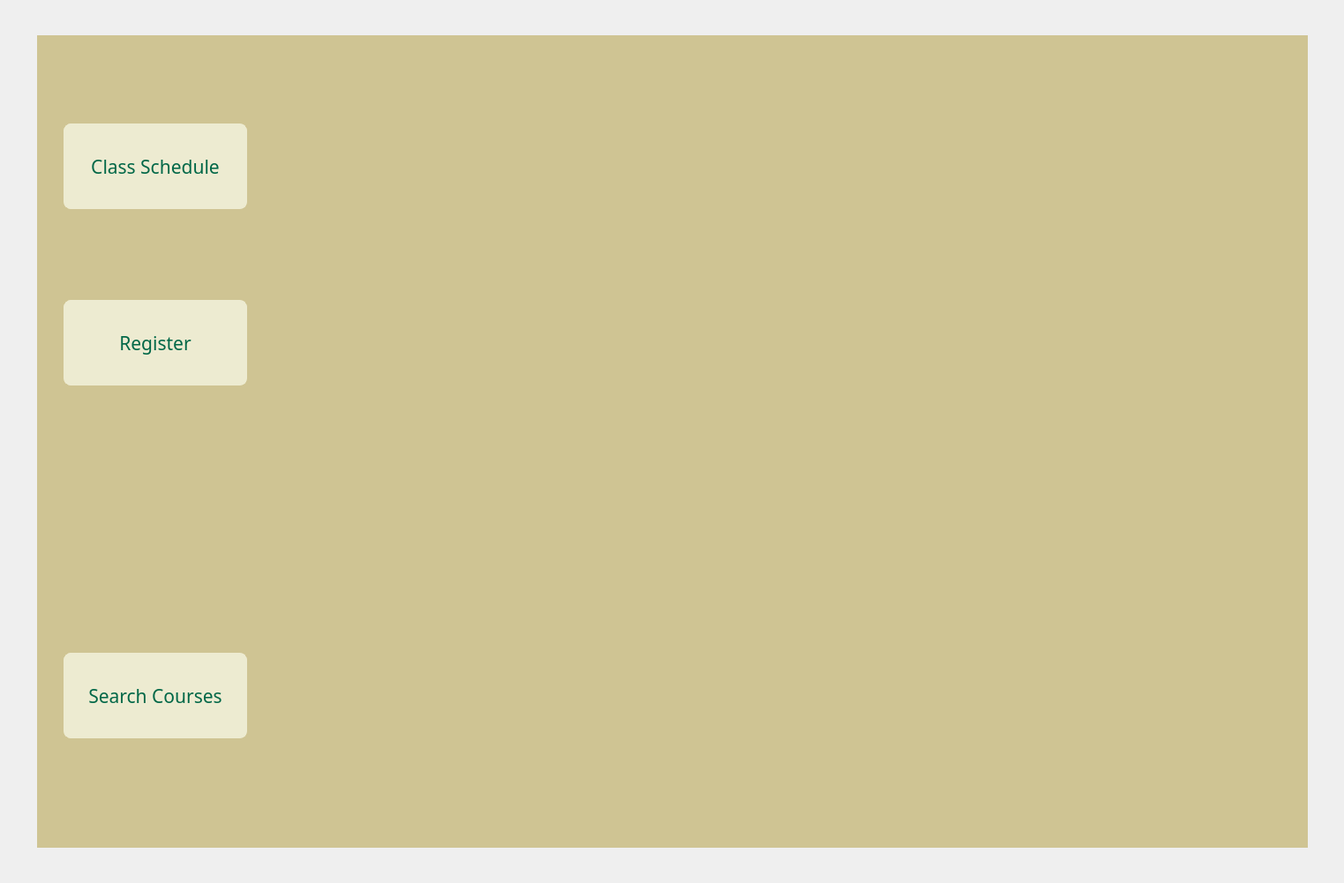
<?xml version="1.0" encoding="UTF-8"?>
<ui version="4.0">
 <class>StudentDisplay</class>
 <widget class="QWidget" name="StudentDisplay">
  <property name="geometry">
   <rect>
    <x>0</x>
    <y>0</y>
    <width>1523</width>
    <height>1001</height>
   </rect>
  </property>
  <property name="sizePolicy">
   <sizepolicy hsizetype="Expanding" vsizetype="Expanding">
    <horstretch>0</horstretch>
    <verstretch>0</verstretch>
   </sizepolicy>
  </property>
  <property name="sizeIncrement">
   <size>
    <width>0</width>
    <height>0</height>
   </size>
  </property>
  <property name="windowTitle">
   <string>Form</string>
  </property>
  <property name="styleSheet">
   <string notr="true"/>
  </property>
  <layout class="QGridLayout" name="gridLayout">
   <property name="sizeConstraint">
    <enum>QLayout::SizeConstraint::SetNoConstraint</enum>
   </property>
   <property name="leftMargin">
    <number>0</number>
   </property>
   <property name="topMargin">
    <number>0</number>
   </property>
   <property name="rightMargin">
    <number>0</number>
   </property>
   <property name="bottomMargin">
    <number>0</number>
   </property>
   <property name="spacing">
    <number>0</number>
   </property>
   <item row="0" column="0">
    <widget class="QWidget" name="CentralWidget" native="true">
     <property name="sizePolicy">
      <sizepolicy hsizetype="Expanding" vsizetype="Expanding">
       <horstretch>0</horstretch>
       <verstretch>0</verstretch>
      </sizepolicy>
     </property>
     <layout class="QGridLayout" name="gridLayout_2">
      <property name="leftMargin">
       <number>0</number>
      </property>
      <property name="topMargin">
       <number>0</number>
      </property>
      <property name="rightMargin">
       <number>0</number>
      </property>
      <property name="bottomMargin">
       <number>0</number>
      </property>
      <property name="spacing">
       <number>0</number>
      </property>
      <item row="0" column="2">
       <spacer name="verticalSpacer">
        <property name="orientation">
         <enum>Qt::Orientation::Vertical</enum>
        </property>
        <property name="sizeType">
         <enum>QSizePolicy::Policy::Expanding</enum>
        </property>
        <property name="sizeHint" stdset="0">
         <size>
          <width>20</width>
          <height>40</height>
         </size>
        </property>
       </spacer>
      </item>
      <item row="1" column="3">
       <spacer name="horizontalSpacer_2">
        <property name="orientation">
         <enum>Qt::Orientation::Horizontal</enum>
        </property>
        <property name="sizeHint" stdset="0">
         <size>
          <width>40</width>
          <height>20</height>
         </size>
        </property>
       </spacer>
      </item>
      <item row="1" column="0">
       <spacer name="horizontalSpacer">
        <property name="orientation">
         <enum>Qt::Orientation::Horizontal</enum>
        </property>
        <property name="sizeHint" stdset="0">
         <size>
          <width>40</width>
          <height>20</height>
         </size>
        </property>
       </spacer>
      </item>
      <item row="1" column="2">
       <widget class="QStackedWidget" name="stackedWidget">
        <property name="sizePolicy">
         <sizepolicy hsizetype="Fixed" vsizetype="Fixed">
          <horstretch>0</horstretch>
          <verstretch>0</verstretch>
         </sizepolicy>
        </property>
        <property name="minimumSize">
         <size>
          <width>1440</width>
          <height>921</height>
         </size>
        </property>
        <property name="maximumSize">
         <size>
          <width>1440</width>
          <height>921</height>
         </size>
        </property>
        <property name="baseSize">
         <size>
          <width>1440</width>
          <height>921</height>
         </size>
        </property>
        <property name="autoFillBackground">
         <bool>false</bool>
        </property>
        <property name="styleSheet">
         <string notr="true">background-color: #CFC493;</string>
        </property>
        <property name="currentIndex">
         <number>2</number>
        </property>
        <widget class="QWidget" name="page_ClassSchedule">
         <property name="styleSheet">
          <string notr="true">QWidget#page_ClassSchedule{ 
	background-image:url(:/assets/ClassSchedule.png);
}</string>
         </property>
         <widget class="QPushButton" name="pushButton_CSReg">
          <property name="geometry">
           <rect>
            <x>30</x>
            <y>300</y>
            <width>208</width>
            <height>97</height>
           </rect>
          </property>
          <property name="sizePolicy">
           <sizepolicy hsizetype="Fixed" vsizetype="Fixed">
            <horstretch>0</horstretch>
            <verstretch>0</verstretch>
           </sizepolicy>
          </property>
          <property name="font">
           <font>
            <family>Inter-VariableFont_opsz,wght</family>
            <pointsize>16</pointsize>
            <italic>false</italic>
            <bold>false</bold>
            <stylestrategy>PreferAntialias</stylestrategy>
           </font>
          </property>
          <property name="cursor">
           <cursorShape>PointingHandCursor</cursorShape>
          </property>
          <property name="autoFillBackground">
           <bool>false</bool>
          </property>
          <property name="styleSheet">
           <string notr="true">QPushButton#pushButton_CSReg {
    font: 16pt 'Inter-VariableFont_opsz,wght';
    color: #006747;
    border-radius: 8px;
	background-color: #EDEBD1;
	border: 1px solid #EDEBD1; 
}

QPushButton#pushButton_CSReg:hover {
    font: 16pt 'Inter-VariableFont_opsz,wght';
    color: white;
    border-radius: 8px;
	background-color: #006747;
	border: 1px solid #006747; 
}</string>
          </property>
          <property name="text">
           <string>Register</string>
          </property>
          <property name="default">
           <bool>false</bool>
          </property>
         </widget>
         <widget class="QPushButton" name="pushButton_CSViewPlans">
          <property name="geometry">
           <rect>
            <x>30</x>
            <y>500</y>
            <width>208</width>
            <height>97</height>
           </rect>
          </property>
          <property name="sizePolicy">
           <sizepolicy hsizetype="Fixed" vsizetype="Fixed">
            <horstretch>0</horstretch>
            <verstretch>0</verstretch>
           </sizepolicy>
          </property>
          <property name="font">
           <font>
            <family>Inter-VariableFont_opsz,wght</family>
            <pointsize>16</pointsize>
            <italic>false</italic>
            <bold>false</bold>
            <stylestrategy>PreferAntialias</stylestrategy>
           </font>
          </property>
          <property name="cursor">
           <cursorShape>PointingHandCursor</cursorShape>
          </property>
          <property name="autoFillBackground">
           <bool>false</bool>
          </property>
          <property name="styleSheet">
           <string notr="true">QPushButton#pushButton_CSViewPlans {
    font: 16pt 'Inter-VariableFont_opsz,wght';
    color: #006747;
    border-radius: 8px;
	background-color: #EDEBD1;
	border: 1px solid #EDEBD1; 
}

QPushButton#pushButton_CSViewPlans:hover {
    font: 16pt 'Inter-VariableFont_opsz,wght';
    color: white;
    border-radius: 8px;
	background-color: #006747;
	border: 1px solid #006747; 
}</string>
          </property>
          <property name="text">
           <string>View Plans</string>
          </property>
          <property name="default">
           <bool>false</bool>
          </property>
          <property name="flat">
           <bool>false</bool>
          </property>
         </widget>
         <widget class="QPushButton" name="pushButton_CSSC">
          <property name="geometry">
           <rect>
            <x>30</x>
            <y>700</y>
            <width>208</width>
            <height>97</height>
           </rect>
          </property>
          <property name="sizePolicy">
           <sizepolicy hsizetype="Fixed" vsizetype="Fixed">
            <horstretch>0</horstretch>
            <verstretch>0</verstretch>
           </sizepolicy>
          </property>
          <property name="font">
           <font>
            <family>Inter-VariableFont_opsz,wght</family>
            <pointsize>16</pointsize>
            <italic>false</italic>
            <bold>false</bold>
            <stylestrategy>PreferAntialias</stylestrategy>
           </font>
          </property>
          <property name="cursor">
           <cursorShape>PointingHandCursor</cursorShape>
          </property>
          <property name="autoFillBackground">
           <bool>false</bool>
          </property>
          <property name="styleSheet">
           <string notr="true">QPushButton#pushButton_CSSC {
    font: 16pt 'Inter-VariableFont_opsz,wght';
    color: #006747;
    border-radius: 8px;
	background-color: #EDEBD1;
	border: 1px solid #EDEBD1; 
}

QPushButton#pushButton_CSSC:hover {
    font: 16pt 'Inter-VariableFont_opsz,wght';
    color: white;
    border-radius: 8px;
	background-color: #006747;
	border: 1px solid #006747; 
}</string>
          </property>
          <property name="text">
           <string>Search Courses</string>
          </property>
          <property name="default">
           <bool>false</bool>
          </property>
         </widget>
        </widget>
        <widget class="QWidget" name="page_Register">
         <property name="styleSheet">
          <string notr="true">QWidget#page_Register{ 
	background-image:url(:/assets/Register.png);
}</string>
         </property>
         <widget class="QPushButton" name="pushButton_RegViewPlans">
          <property name="geometry">
           <rect>
            <x>30</x>
            <y>500</y>
            <width>208</width>
            <height>97</height>
           </rect>
          </property>
          <property name="sizePolicy">
           <sizepolicy hsizetype="Fixed" vsizetype="Fixed">
            <horstretch>0</horstretch>
            <verstretch>0</verstretch>
           </sizepolicy>
          </property>
          <property name="font">
           <font>
            <family>Inter-VariableFont_opsz,wght</family>
            <pointsize>16</pointsize>
            <italic>false</italic>
            <bold>false</bold>
            <stylestrategy>PreferAntialias</stylestrategy>
           </font>
          </property>
          <property name="cursor">
           <cursorShape>PointingHandCursor</cursorShape>
          </property>
          <property name="autoFillBackground">
           <bool>false</bool>
          </property>
          <property name="styleSheet">
           <string notr="true">QPushButton#pushButton_RegViewPlans {
    font: 16pt 'Inter-VariableFont_opsz,wght';
    color: #006747;
    border-radius: 8px;
	background-color: #EDEBD1;
	border: 1px solid #EDEBD1; 
}

QPushButton#pushButton_RegViewPlans:hover {
    font: 16pt 'Inter-VariableFont_opsz,wght';
    color: white;
    border-radius: 8px;
	background-color: #006747;
	border: 1px solid #006747; 
}</string>
          </property>
          <property name="text">
           <string>View Plans</string>
          </property>
          <property name="default">
           <bool>false</bool>
          </property>
          <property name="flat">
           <bool>false</bool>
          </property>
         </widget>
         <widget class="QPushButton" name="pushButton_RegCS">
          <property name="geometry">
           <rect>
            <x>30</x>
            <y>100</y>
            <width>208</width>
            <height>97</height>
           </rect>
          </property>
          <property name="sizePolicy">
           <sizepolicy hsizetype="Fixed" vsizetype="Fixed">
            <horstretch>0</horstretch>
            <verstretch>0</verstretch>
           </sizepolicy>
          </property>
          <property name="font">
           <font>
            <family>Inter-VariableFont_opsz,wght</family>
            <pointsize>16</pointsize>
            <italic>false</italic>
            <bold>false</bold>
            <stylestrategy>PreferAntialias</stylestrategy>
           </font>
          </property>
          <property name="cursor">
           <cursorShape>PointingHandCursor</cursorShape>
          </property>
          <property name="autoFillBackground">
           <bool>false</bool>
          </property>
          <property name="styleSheet">
           <string notr="true">QPushButton#pushButton_RegCS {
    font: 16pt 'Inter-VariableFont_opsz,wght';
    color: #006747;
    border-radius: 8px;
	background-color: #EDEBD1;
	border: 1px solid #EDEBD1; 
}

QPushButton#pushButton_RegCS:hover {
    font: 16pt 'Inter-VariableFont_opsz,wght';
    color: white;
    border-radius: 8px;
	background-color: #006747;
	border: 1px solid #006747; 
}</string>
          </property>
          <property name="text">
           <string>Class Schedule</string>
          </property>
          <property name="default">
           <bool>false</bool>
          </property>
          <property name="flat">
           <bool>false</bool>
          </property>
         </widget>
         <widget class="QPushButton" name="pushButton_RegSC">
          <property name="geometry">
           <rect>
            <x>30</x>
            <y>700</y>
            <width>208</width>
            <height>97</height>
           </rect>
          </property>
          <property name="sizePolicy">
           <sizepolicy hsizetype="Fixed" vsizetype="Fixed">
            <horstretch>0</horstretch>
            <verstretch>0</verstretch>
           </sizepolicy>
          </property>
          <property name="font">
           <font>
            <family>Inter-VariableFont_opsz,wght</family>
            <pointsize>16</pointsize>
            <italic>false</italic>
            <bold>false</bold>
            <stylestrategy>PreferAntialias</stylestrategy>
           </font>
          </property>
          <property name="cursor">
           <cursorShape>PointingHandCursor</cursorShape>
          </property>
          <property name="autoFillBackground">
           <bool>false</bool>
          </property>
          <property name="styleSheet">
           <string notr="true">QPushButton#pushButton_RegSC {
    font: 16pt 'Inter-VariableFont_opsz,wght';
    color: #006747;
    border-radius: 8px;
	background-color: #EDEBD1;
	border: 1px solid #EDEBD1; 
}

QPushButton#pushButton_RegSC:hover {
    font: 16pt 'Inter-VariableFont_opsz,wght';
    color: white;
    border-radius: 8px;
	background-color: #006747;
	border: 1px solid #006747; 
}</string>
          </property>
          <property name="text">
           <string>Search Courses</string>
          </property>
          <property name="default">
           <bool>false</bool>
          </property>
          <property name="flat">
           <bool>false</bool>
          </property>
         </widget>
        </widget>
        <widget class="QWidget" name="page_ViewPlans">
         <property name="styleSheet">
          <string notr="true">QWidget#page_ViewPlans{ 
	background-image:url(:/assets/ViewPlans.png);
}</string>
         </property>
         <widget class="QPushButton" name="pushButton_VPSC">
          <property name="geometry">
           <rect>
            <x>30</x>
            <y>700</y>
            <width>208</width>
            <height>97</height>
           </rect>
          </property>
          <property name="sizePolicy">
           <sizepolicy hsizetype="Fixed" vsizetype="Fixed">
            <horstretch>0</horstretch>
            <verstretch>0</verstretch>
           </sizepolicy>
          </property>
          <property name="font">
           <font>
            <family>Inter-VariableFont_opsz,wght</family>
            <pointsize>16</pointsize>
            <italic>false</italic>
            <bold>false</bold>
            <stylestrategy>PreferAntialias</stylestrategy>
           </font>
          </property>
          <property name="cursor">
           <cursorShape>PointingHandCursor</cursorShape>
          </property>
          <property name="autoFillBackground">
           <bool>false</bool>
          </property>
          <property name="styleSheet">
           <string notr="true">QPushButton#pushButton_VPSC {
    font: 16pt 'Inter-VariableFont_opsz,wght';
    color: #006747;
    border-radius: 8px;
	background-color: #EDEBD1;
	border: 1px solid #EDEBD1; 
}

QPushButton#pushButton_VPSC:hover {
    font: 16pt 'Inter-VariableFont_opsz,wght';
    color: white;
    border-radius: 8px;
	background-color: #006747;
	border: 1px solid #006747; 
}</string>
          </property>
          <property name="text">
           <string>Search Courses</string>
          </property>
          <property name="default">
           <bool>false</bool>
          </property>
          <property name="flat">
           <bool>false</bool>
          </property>
         </widget>
         <widget class="QPushButton" name="pushButton_VPReg">
          <property name="geometry">
           <rect>
            <x>30</x>
            <y>300</y>
            <width>208</width>
            <height>97</height>
           </rect>
          </property>
          <property name="sizePolicy">
           <sizepolicy hsizetype="Fixed" vsizetype="Fixed">
            <horstretch>0</horstretch>
            <verstretch>0</verstretch>
           </sizepolicy>
          </property>
          <property name="font">
           <font>
            <family>Inter-VariableFont_opsz,wght</family>
            <pointsize>16</pointsize>
            <italic>false</italic>
            <bold>false</bold>
            <stylestrategy>PreferAntialias</stylestrategy>
           </font>
          </property>
          <property name="cursor">
           <cursorShape>PointingHandCursor</cursorShape>
          </property>
          <property name="autoFillBackground">
           <bool>false</bool>
          </property>
          <property name="styleSheet">
           <string notr="true">QPushButton#pushButton_VPReg {
    font: 16pt 'Inter-VariableFont_opsz,wght';
    color: #006747;
    border-radius: 8px;
	background-color: #EDEBD1;
	border: 1px solid #EDEBD1; 
}

QPushButton#pushButton_VPReg:hover {
    font: 16pt 'Inter-VariableFont_opsz,wght';
    color: white;
    border-radius: 8px;
	background-color: #006747;
	border: 1px solid #006747; 
}</string>
          </property>
          <property name="text">
           <string>Register</string>
          </property>
          <property name="default">
           <bool>false</bool>
          </property>
          <property name="flat">
           <bool>false</bool>
          </property>
         </widget>
         <widget class="QPushButton" name="pushButton_VPCS">
          <property name="geometry">
           <rect>
            <x>30</x>
            <y>100</y>
            <width>208</width>
            <height>97</height>
           </rect>
          </property>
          <property name="sizePolicy">
           <sizepolicy hsizetype="Fixed" vsizetype="Fixed">
            <horstretch>0</horstretch>
            <verstretch>0</verstretch>
           </sizepolicy>
          </property>
          <property name="font">
           <font>
            <family>Inter-VariableFont_opsz,wght</family>
            <pointsize>16</pointsize>
            <italic>false</italic>
            <bold>false</bold>
            <stylestrategy>PreferAntialias</stylestrategy>
           </font>
          </property>
          <property name="cursor">
           <cursorShape>PointingHandCursor</cursorShape>
          </property>
          <property name="autoFillBackground">
           <bool>false</bool>
          </property>
          <property name="styleSheet">
           <string notr="true">QPushButton#pushButton_VPCS {
    font: 16pt 'Inter-VariableFont_opsz,wght';
    color: #006747;
    border-radius: 8px;
	background-color: #EDEBD1;
	border: 1px solid #EDEBD1; 
}

QPushButton#pushButton_VPCS:hover {
    font: 16pt 'Inter-VariableFont_opsz,wght';
    color: white;
    border-radius: 8px;
	background-color: #006747;
	border: 1px solid #006747; 
}</string>
          </property>
          <property name="text">
           <string>Class Schedule</string>
          </property>
          <property name="default">
           <bool>false</bool>
          </property>
          <property name="flat">
           <bool>false</bool>
          </property>
         </widget>
        </widget>
        <widget class="QWidget" name="page_SearchCourses">
         <property name="styleSheet">
          <string notr="true">QWidget#page_SearchCourses{ 
	background-image:url(:/assets/SearchCourses.png);
}</string>
         </property>
         <widget class="QPushButton" name="pushButton_SCCS">
          <property name="geometry">
           <rect>
            <x>30</x>
            <y>100</y>
            <width>208</width>
            <height>97</height>
           </rect>
          </property>
          <property name="sizePolicy">
           <sizepolicy hsizetype="Fixed" vsizetype="Fixed">
            <horstretch>0</horstretch>
            <verstretch>0</verstretch>
           </sizepolicy>
          </property>
          <property name="font">
           <font>
            <family>Inter-VariableFont_opsz,wght</family>
            <pointsize>16</pointsize>
            <italic>false</italic>
            <bold>false</bold>
            <stylestrategy>PreferAntialias</stylestrategy>
           </font>
          </property>
          <property name="cursor">
           <cursorShape>PointingHandCursor</cursorShape>
          </property>
          <property name="autoFillBackground">
           <bool>false</bool>
          </property>
          <property name="styleSheet">
           <string notr="true">QPushButton#pushButton_SCCS {
    font: 16pt 'Inter-VariableFont_opsz,wght';
    color: #006747;
    border-radius: 8px;
	background-color: #EDEBD1;
	border: 1px solid #EDEBD1; 
}

QPushButton#pushButton_SCCS:hover {
    font: 16pt 'Inter-VariableFont_opsz,wght';
    color: white;
    border-radius: 8px;
	background-color: #006747;
	border: 1px solid #006747; 
}</string>
          </property>
          <property name="text">
           <string>Class Schedule</string>
          </property>
          <property name="default">
           <bool>false</bool>
          </property>
          <property name="flat">
           <bool>false</bool>
          </property>
         </widget>
         <widget class="QPushButton" name="pushButton_SCReg">
          <property name="geometry">
           <rect>
            <x>30</x>
            <y>300</y>
            <width>208</width>
            <height>97</height>
           </rect>
          </property>
          <property name="sizePolicy">
           <sizepolicy hsizetype="Fixed" vsizetype="Fixed">
            <horstretch>0</horstretch>
            <verstretch>0</verstretch>
           </sizepolicy>
          </property>
          <property name="font">
           <font>
            <family>Inter-VariableFont_opsz,wght</family>
            <pointsize>16</pointsize>
            <italic>false</italic>
            <bold>false</bold>
            <stylestrategy>PreferAntialias</stylestrategy>
           </font>
          </property>
          <property name="cursor">
           <cursorShape>PointingHandCursor</cursorShape>
          </property>
          <property name="autoFillBackground">
           <bool>false</bool>
          </property>
          <property name="styleSheet">
           <string notr="true">QPushButton#pushButton_SCReg {
    font: 16pt 'Inter-VariableFont_opsz,wght';
    color: #006747;
    border-radius: 8px;
	background-color: #EDEBD1;
	border: 1px solid #EDEBD1; 
}

QPushButton#pushButton_SCReg:hover {
    font: 16pt 'Inter-VariableFont_opsz,wght';
    color: white;
    border-radius: 8px;
	background-color: #006747;
	border: 1px solid #006747; 
}</string>
          </property>
          <property name="text">
           <string>Register</string>
          </property>
          <property name="default">
           <bool>false</bool>
          </property>
          <property name="flat">
           <bool>false</bool>
          </property>
         </widget>
         <widget class="QPushButton" name="pushButton_SCViewPlans">
          <property name="geometry">
           <rect>
            <x>30</x>
            <y>500</y>
            <width>208</width>
            <height>97</height>
           </rect>
          </property>
          <property name="sizePolicy">
           <sizepolicy hsizetype="Fixed" vsizetype="Fixed">
            <horstretch>0</horstretch>
            <verstretch>0</verstretch>
           </sizepolicy>
          </property>
          <property name="font">
           <font>
            <family>Inter-VariableFont_opsz,wght</family>
            <pointsize>16</pointsize>
            <italic>false</italic>
            <bold>false</bold>
            <stylestrategy>PreferAntialias</stylestrategy>
           </font>
          </property>
          <property name="cursor">
           <cursorShape>PointingHandCursor</cursorShape>
          </property>
          <property name="autoFillBackground">
           <bool>false</bool>
          </property>
          <property name="styleSheet">
           <string notr="true">QPushButton#pushButton_SCViewPlans {
    font: 16pt 'Inter-VariableFont_opsz,wght';
    color: #006747;
    border-radius: 8px;
	background-color: #EDEBD1;
	border: 1px solid #EDEBD1; 
}

QPushButton#pushButton_SCViewPlans:hover {
    font: 16pt 'Inter-VariableFont_opsz,wght';
    color: white;
    border-radius: 8px;
	background-color: #006747;
	border: 1px solid #006747; 
}</string>
          </property>
          <property name="text">
           <string>View Plans</string>
          </property>
          <property name="default">
           <bool>false</bool>
          </property>
          <property name="flat">
           <bool>false</bool>
          </property>
         </widget>
        </widget>
       </widget>
      </item>
      <item row="2" column="2">
       <spacer name="verticalSpacer_2">
        <property name="orientation">
         <enum>Qt::Orientation::Vertical</enum>
        </property>
        <property name="sizeHint" stdset="0">
         <size>
          <width>20</width>
          <height>40</height>
         </size>
        </property>
       </spacer>
      </item>
     </layout>
    </widget>
   </item>
  </layout>
 </widget>
 <resources/>
 <connections/>
</ui>
